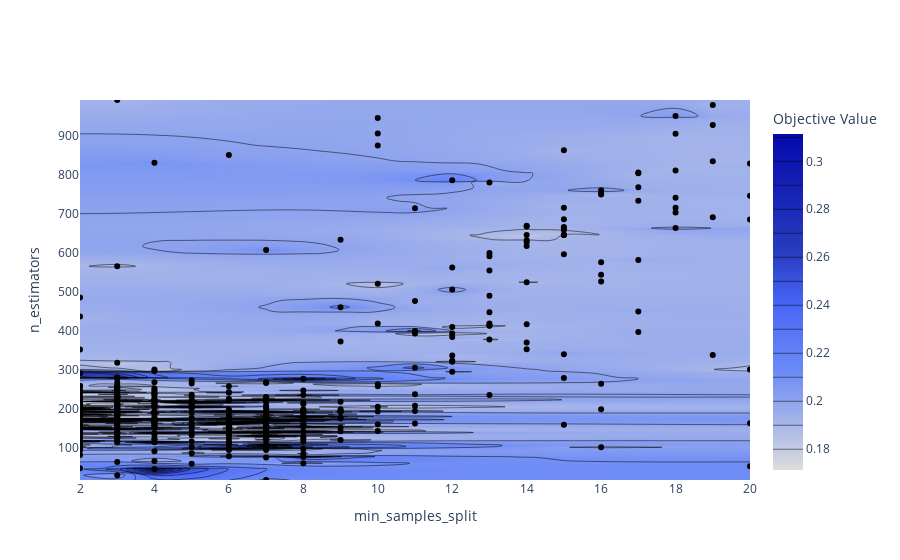

Write notebook code for a chart like this one.
### Code cell
optuna.visualization.plot_contour(study, params=['n_estimators','min_samples_split'])

### Figure 1 — Plotly figure (JSON) as saved in the notebook; plotly's stock layout.template omitted (floating-point values rounded to 4 significant figures; data arrays with more than 128 entries replaced by an {"elided": "..."} marker saying what was removed)
{"data": [{"colorbar": {"title": {"text": "Objective Value"}}, "colorscale": [[0, "rgb(220,220,220)"], [0.3, "rgb(106,137,247)"], [0.4, "rgb(90,120,245)"], [0.5, "rgb(70,100,245)"], [0.65, "rgb(40,60,190)"], [1, "rgb(5,10,172)"]], "connectgaps": true, "contours": {"coloring": "heatmap"}, "hoverinfo": "none", "line": {"smoothing": 1.3}, "type": "contour", "x": [2, 3, 4, 5, 6, 7, 8, 9, 10, 11, 12, 13, 14, 15, 16, 17, 18, 19, 20], "y": {"elided": "254 int values"}, "z": {"elided": "254x19 float values"}}, {"marker": {"color": "black"}, "mode": "markers", "showlegend": false, "type": "scatter", "x": {"elided": "483 int values"}, "y": {"elided": "483 int values"}}], "layout": {"xaxis": {"range": [2, 20], "title": {"text": "min_samples_split"}}, "yaxis": {"range": [16, 992], "title": {"text": "n_estimators"}}}}
